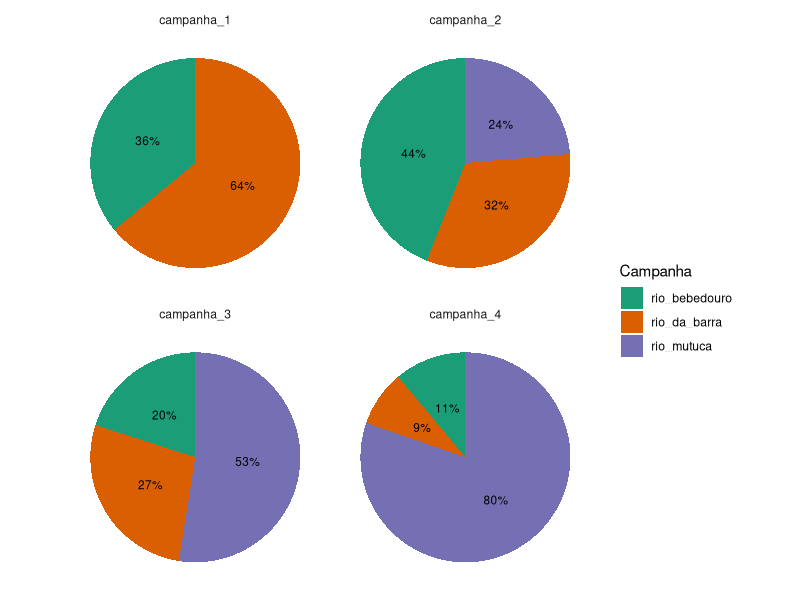
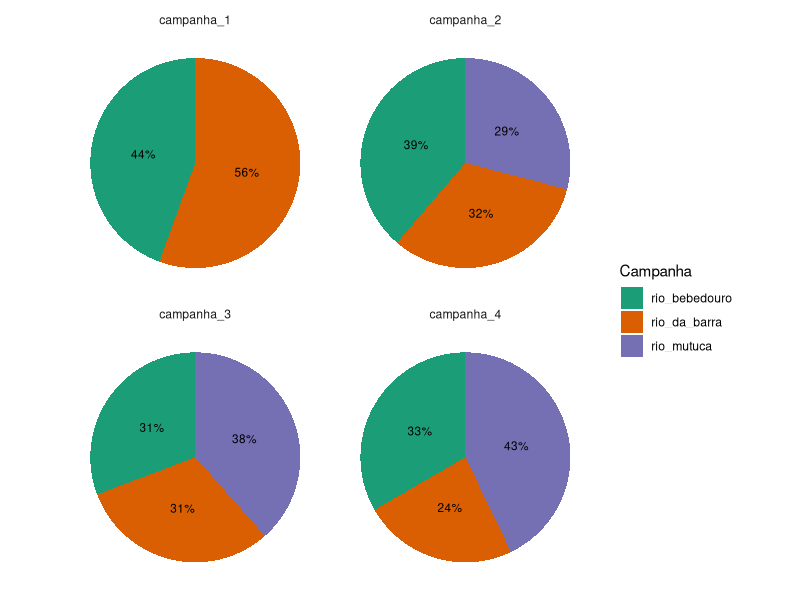
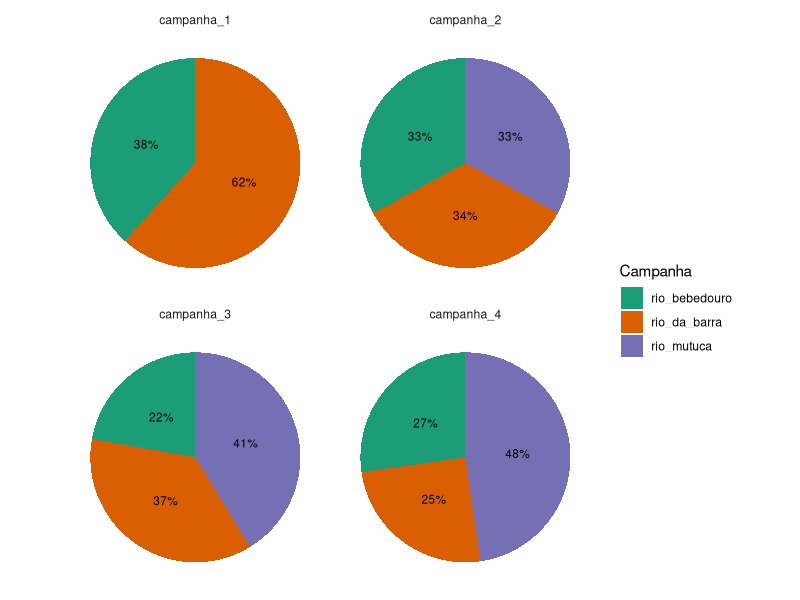

Here is the R script that generated these plots, in order:
# Resumo da base de dados. Agora considerando rio e campanha
# Quantos insetos foram coletados? (Por rio e campanha)
# Qual a riqueza de classes, ordens e familias? (Por rio e campanha)


############################### Ambiente #######################################
library(tidyverse)
library(ggpubr)

# setwd("C:/Users/Giovana/Desktop/mestrado_giovana/")

# Pasta de tabelas
pasta_tabelas <- "tabelas/dados_descritivos/"
if (!dir.exists(pasta_tabelas)) {
  dir.create(pasta_tabelas, recursive = TRUE)
}

# Pasta de figuras
pasta_figuras <- "figuras/dados_descritivos/"
if (!dir.exists(pasta_figuras)) {
  dir.create(pasta_figuras, recursive = TRUE)
}

cores <- c(
  "rio_bebedouro" = "#1B9E77",
  "rio_da_barra" = "#D95F02",
  "rio_mutuca" = "#7570B3",
  "rio_carrapicho" = "#E7298A",
  "rio_da_serra" = "#66A61E"
)


############################## Processamento ###################################
df <- read_csv("dados/processado/imaturos_piata_limpo.csv")


#---------------------------------- Abundancia ---------------------------------
sumario_especimes <- df %>%
  group_by(rio, campanha) %>% 
  summarise(abundancia_especimes = sum(abundance)) %>%
  ungroup() %>%
  group_by(campanha) %>%
  mutate(abundancia_total_da_campanha = sum(abundancia_especimes)) %>%
  ungroup() %>%
  mutate(
    abundancia_relativa_a_campanha = 
      abundancia_especimes / abundancia_total_da_campanha
  )

write_csv(
  sumario_especimes,
  file.path(pasta_tabelas, "sumario_abundancia_POR_rio_campanha.csv")
)


plot_especimes <- 
  ggplot(
    sumario_especimes, 
    aes(x = "", y = abundancia_relativa_a_campanha, fill = rio)
  ) +
  geom_bar(stat = "identity", width = 1) +
  coord_polar(theta = "y") +
  facet_wrap(~ campanha) +
  labs(x = NULL, y = NULL, fill = "Campanha") +
  geom_text(
    aes(label = paste0(round(abundancia_relativa_a_campanha, 2) * 100, "%")),
    position = position_stack(vjust = 0.5), 
    size = 3
  ) +
  theme_minimal() +
  scale_fill_manual(values = cores) +
  theme(legend.position = "right") +
    theme(
    legend.position = "right",
    axis.text = element_blank(),
    axis.ticks = element_blank(),
    panel.grid = element_blank()
  ) 

ggsave(
  file.path(pasta_figuras, "piechart_abundancia_POR_rio_campanha.png"),
  plot_especimes,
  width = 10,
  height = 6
)

#--------------------------------- Riqueza Ordens ------------------------------

sumario_riqueza_ordens <- df %>%
  group_by(rio, campanha) %>% 
  summarise(
    riqueza_ordem = n_distinct(order)
  ) %>%
  ungroup() %>%
  group_by(campanha) %>%
  mutate(riqueza_total_da_campanha = sum(riqueza_ordem)) %>%
  ungroup() %>%
  mutate(riqueza_relativa_a_campanha = riqueza_ordem/ riqueza_total_da_campanha)

write_csv(
  sumario_riqueza_ordens,
  file.path(pasta_tabelas, "sumario_riqueza_ordens_POR_rio_campanha.csv")
)

plot_riqueza_ordens <- 
  ggplot(
    sumario_riqueza_ordens, 
    aes(x = "", y = riqueza_relativa_a_campanha, fill = rio)
  ) +
  geom_bar(stat = "identity", width = 1) +
  coord_polar(theta = "y") +
  facet_wrap(~ campanha) +
  labs(x = NULL, y = NULL, fill = "Campanha") +
  geom_text(
    aes(label = paste0(round(riqueza_relativa_a_campanha, 2) * 100, "%")),
    position = position_stack(vjust = 0.5), 
    size = 3
  ) +
  theme_minimal() +
  scale_fill_manual(values = cores) +
  theme(legend.position = "right") +
    theme(
    legend.position = "right",
    axis.text = element_blank(),
    axis.ticks = element_blank(),
    panel.grid = element_blank()
  ) 

ggsave(
  file.path(pasta_figuras, "piechart_riqueza_ordens_POR_rio_campanha.png"),
  plot_riqueza_ordens,
  width = 10,
  height = 6
)



#------------------------------ Riqueza Familias -------------------------------
sumario_riqueza_familia <- df %>%
  group_by(rio, campanha) %>% 
  summarise(riqueza_familia = n_distinct(family)) %>%
  ungroup() %>%
  group_by(campanha) %>%
  mutate(riqueza_total_da_campanha = sum(riqueza_familia)) %>%
  ungroup() %>%
  mutate(
    riqueza_relativa_a_campanha = riqueza_familia / riqueza_total_da_campanha
  )

write_csv(
  sumario_riqueza_familia,
  file.path(pasta_tabelas, "sumario_riqueza_familias_POR_rio_campanha.csv")
)


plot_riqueza_familias <- 
  ggplot(
    sumario_riqueza_familia, 
    aes(x = "", y = riqueza_relativa_a_campanha, fill = rio)
  ) +
  geom_bar(stat = "identity", width = 1) +
  coord_polar(theta = "y") +
  facet_wrap(~ campanha) +
  labs(x = NULL, y = NULL, fill = "Campanha") +
  geom_text(
    aes(label = paste0(round(riqueza_relativa_a_campanha, 2) * 100, "%")),
    position = position_stack(vjust = 0.5), 
    size = 3
  ) +
  theme_minimal() +
  scale_fill_manual(values = cores) +
  theme(legend.position = "right") +
    theme(
    legend.position = "right",
    axis.text = element_blank(),
    axis.ticks = element_blank(),
    panel.grid = element_blank()
  )

ggsave(
  file.path(pasta_figuras, "piechart_riqueza_familias_POR_rio_campanha.png"),
  plot_riqueza_familias,
  width = 10,
  height = 6
)
